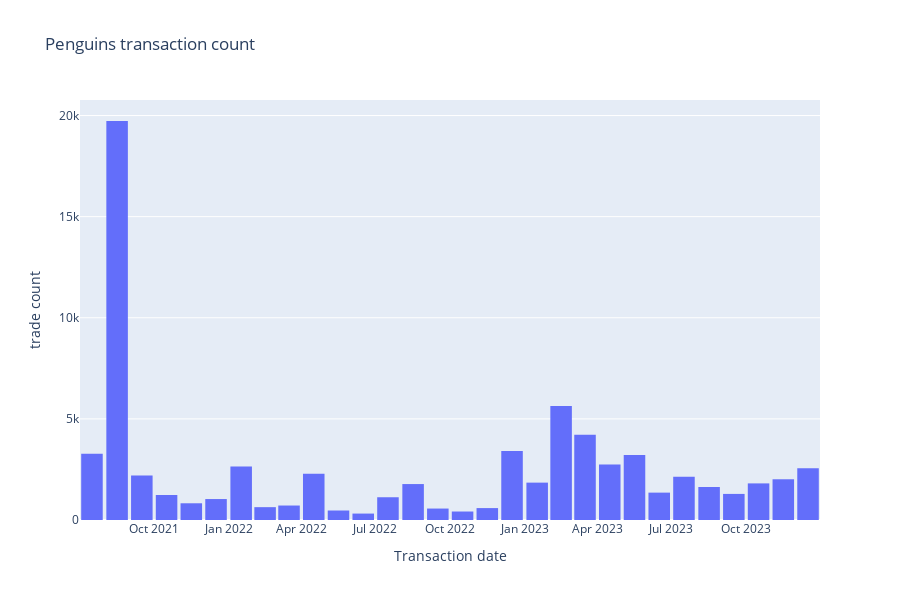

Notebook cell for this chart:
### Code cell
fig = go.Figure()
fig.add_trace(go.Histogram(x=penguins[penguins['orderKind'] != 'mint']['timestamp'],nbinsx=40))
fig.update_layout(title_text = "Penguins transaction count", 
                  width =900, height = 600, bargap= 0.1,
                  xaxis_title_text='Transaction date', yaxis_title_text='trade count',
                  barmode = 'stack'
                  )
fig.show()

### Figure 1 — Plotly figure (JSON) as saved in the notebook; plotly's stock layout.template omitted (floating-point values rounded to 4 significant figures; data arrays with more than 128 entries replaced by an {"elided": "..."} marker saying what was removed)
{"data": [{"nbinsx": 40, "type": "histogram", "x": {"elided": "73723 str values"}}], "layout": {"bargap": 0.1, "barmode": "stack", "height": 600, "title": {"text": "Penguins transaction count"}, "width": 900, "xaxis": {"title": {"text": "Transaction date"}}, "yaxis": {"title": {"text": "trade count"}}}}
